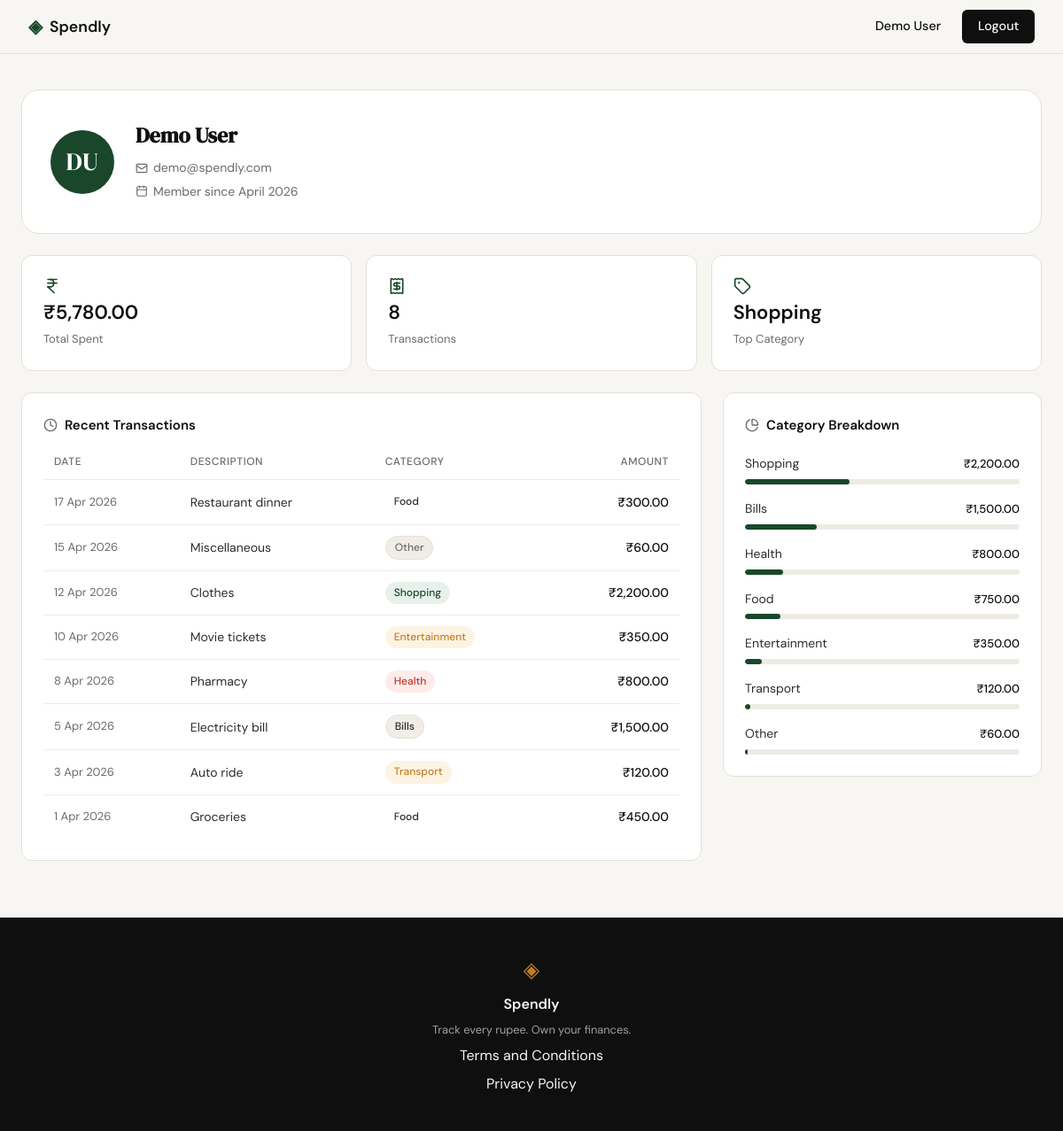
Screenshot of /profile (signed in) with the database file from the repository.
### tables this page shows
CREATE TABLE users (
            id            INTEGER PRIMARY KEY AUTOINCREMENT,
            name          TEXT    NOT NULL,
            email         TEXT    UNIQUE NOT NULL,
            password_hash TEXT    NOT NULL,
            created_at    TEXT    DEFAULT (datetime('now'))
        );

CREATE TABLE expenses (
            id          INTEGER PRIMARY KEY AUTOINCREMENT,
            user_id     INTEGER NOT NULL REFERENCES users(id),
            amount      REAL    NOT NULL,
            category    TEXT    NOT NULL,
            date        TEXT    NOT NULL,
            description TEXT,
            created_at  TEXT    DEFAULT (datetime('now'))
        );

### app.py (the view)
@app.route("/profile")
def profile():
    if "user_id" not in session:
        return redirect(url_for("login"))
    uid = session["user_id"]
    user = get_user_by_id(uid)
    stats = get_summary_stats(uid)
    transactions = get_recent_transactions(uid)
    categories = get_category_breakdown(uid)
    return render_template("profile.html",
                           user=user, stats=stats,
                           transactions=transactions, categories=categories)

### database/db.py (called while the page is built)
def get_db():
    conn = sqlite3.connect(DB_PATH)
    conn.row_factory = sqlite3.Row
    conn.execute("PRAGMA foreign_keys = ON")
    return conn

### database/queries.py (called while the page is built)
def get_user_by_id(user_id):
    db = get_db()
    try:
        row = db.execute(
            "SELECT name, email, created_at FROM users WHERE id = ?",
            (user_id,),
        ).fetchone()
        if row is None:
            return None
        created_at = datetime.strptime(row["created_at"], "%Y-%m-%d %H:%M:%S")
        words = row["name"].split()
        initials = "".join(w[0].upper() for w in words if w)[:2]
        return {
            "name": row["name"],
            "email": row["email"],
            "member_since": created_at.strftime("%B %Y"),
            "initials": initials,
        }
    finally:
        db.close()

def get_recent_transactions(user_id, limit=10):
    db = get_db()
    try:
        rows = db.execute(
            "SELECT date, description, category, amount "
            "FROM expenses WHERE user_id = ? "
            "ORDER BY date DESC LIMIT ?",
            (user_id, limit),
        ).fetchall()
        result = []
        for row in rows:
            parsed = datetime.strptime(row["date"], "%Y-%m-%d")
            formatted_date = "{} {} {}".format(
                parsed.day, parsed.strftime("%b"), parsed.strftime("%Y")
            )
            result.append({
                "date": formatted_date,
                "description": row["description"],
                "category": row["category"],
                "amount": "₹{:,.2f}".format(row["amount"]),
            })
        return result
    finally:
        db.close()

def get_category_breakdown(user_id):
    db = get_db()
    try:
        rows = db.execute(
            "SELECT category, SUM(amount) AS total "
            "FROM expenses WHERE user_id = ? "
            "GROUP BY category ORDER BY total DESC",
            (user_id,),
        ).fetchall()
        if not rows:
            return []
        grand_total = sum(r["total"] for r in rows)
        if grand_total == 0:
            return []
        result = [
            {
                "name": r["category"],
                "amount": "₹{:,.2f}".format(r["total"]),
                "percent": round(r["total"] / grand_total * 100),
            }
            for r in rows
        ]
        remainder = 100 - sum(item["percent"] for item in result)
        if remainder != 0:
            result[0]["percent"] += remainder
        return result
    finally:
        db.close()

### templates/profile.html (shortened to what this page needs)
{% extends "base.html" %}
{% block head %}
<link rel="stylesheet" href="{{ url_for('static', filename='css/profile.css') }}">
{% endblock %}
{% block content %}
<div class="profile-page">
    <div class="profile-header">
        <div class="profile-avatar">{{ user.initials }}</div>
        <div class="profile-meta">
            <h1 class="profile-name">{{ user.name }}</h1>
            <p class="profile-email"><i data-lucide="mail"></i> {{ user.email }}</p>
            <p class="profile-since"><i data-lucide="calendar"></i> Member since {{ user.member_since }}</p>
        </div>
    </div>
    <div class="profile-stats">
        <div class="stat-card">
            <i data-lucide="indian-rupee"></i>
            <span class="stat-value">{{ stats.total_spent }}</span>
            <span class="stat-label">Total Spent</span>
        </div>
        <div class="stat-card">
            <i data-lucide="receipt"></i>
            <span class="stat-value">{{ stats.transaction_count }}</span>
            <span class="stat-label">Transactions</span>
        </div>
        <div class="stat-card">
            <i data-lucide="tag"></i>
            <span class="stat-value">{{ stats.top_category }}</span>
            <span class="stat-label">Top Category</span>
        </div>
    </div>
    <div class="profile-body">
        <section class="profile-section">
            <h2 class="section-title"><i data-lucide="clock"></i> Recent Transactions</h2>
            <div class="table-wrap">
                <table class="tx-table">
                    <thead>
                        <tr>
                            <th>Date</th>
                            <th>Description</th>
                            <th>Category</th>
                            <th class="num">Amount</th>
                        </tr>
                    </thead>
                    <tbody>
                        {% for tx in transactions %}
                        <tr>
                            <td class="tx-date">{{ tx.date }}</td>
                            <td>{{ tx.description }}</td>
                            <td>
                                <span class="badge badge--{{ tx.category | lower | replace(' & ', '-') | replace(' ', '-') }}">
                                    {{ tx.category }}
                                </span>
                            </td>
                            <td class="tx-amount num">{{ tx.amount }}</td>
                        </tr>
                        {% endfor %}
                    </tbody>
                </table>
            </div>
        </section>
        <section class="profile-section">
            <h2 class="section-title"><i data-lucide="pie-chart"></i> Category Breakdown</h2>
            <div class="cat-list">
                {% for cat in categories %}
                <div class="cat-row">
                    <div class="cat-row-header">
                        <span class="cat-name">{{ cat.name }}</span>
                        <span class="cat-amount">{{ cat.amount }}</span>
                    </div>
                    <div class="cat-bar-track">
                        <div class="cat-bar-fill" style="width: {{ cat.percent }}%"></div>
                    </div>
                </div>
                {% endfor %}
            </div>
        </section>
    </div>
</div>
{% endblock %}

### templates/base.html (shortened to what this page needs)
<!DOCTYPE html>
<html lang="en">
<head>
    <link rel="stylesheet" href="{{ url_for('static', filename='css/style.css') }}">
    {% block head %}{% endblock %}
</head>
<body>
    <nav class="navbar">
        <div class="nav-inner">
            <a href="{{ url_for('landing') }}" class="nav-brand">
                <span class="brand-icon">◈</span>
                <span class="brand-name">Spendly</span>
            </a>
            <div class="nav-links">
                {% if session.get("user_id") %}
                    <span class="nav-username">{{ session["user_name"] }}</span>
                    <a href="{{ url_for('logout') }}" class="nav-cta">Logout</a>
                {% else %}
                    <a href="{{ url_for('login') }}">Sign in</a>
                    <a href="{{ url_for('register') }}" class="nav-cta">Get started</a>
                {% endif %}
            </div>
        </div>
    </nav>
    <main class="main-content">
        {% block content %}{% endblock %}
    </main>
    <footer class="footer">
        <div class="footer-inner">
            <span class="brand-icon">◈</span>
            <span class="footer-name">Spendly</span>
            <p class="footer-copy">Track every rupee. Own your finances.</p>
            <a href="{{ url_for('terms') }}">Terms and Conditions</a>
            <a href="{{ url_for('privacy') }}">Privacy Policy</a>
        </div>
    </footer>
</body>
</html>

### static/css/style.css (style rules this page uses)
:root { --ink: #0f0f0f; --ink-soft: #2d2d2d; --ink-muted: #6b6b6b; --ink-faint: #a0a0a0; --paper: #f7f6f3; --paper-warm: #f0ede6; --paper-card: #ffffff; --accent: #1a472a; --accent-light: #e8f0eb; --accent-2: #c17f24; --accent-2-light: #fdf3e3; --danger: #c0392b; --danger-light: #fdecea; --border: #e4e1da; --border-soft: #eeebe4; --font-display: 'DM Serif Display', Georgia, serif; --font-body: 'DM Sans', system-ui, sans-serif; --max-width: 1200px; --auth-width: 440px; --radius-sm: 6px; --radius-md: 12px; --radius-lg: 20px; }
*, *::before, *::after { box-sizing: border-box; margin: 0; padding: 0; }
html { font-size: 16px; scroll-behavior: smooth; }
body { background: var(--paper); color: var(--ink); font-family: var(--font-body); font-size: 1rem; line-height: 1.6; -webkit-font-smoothing: antialiased; }
a { color: inherit; text-decoration: none; }
.navbar { position: sticky; top: 0; z-index: 100; background: var(--paper); border-bottom: 1px solid var(--border); padding: 0 2rem; }
.nav-inner { max-width: var(--max-width); margin: 0 auto; height: 60px; display: flex; align-items: center; justify-content: space-between; }
.nav-brand { display: flex; align-items: center; gap: 0.5rem; font-family: var(--font-body); font-weight: 600; font-size: 1.1rem; color: var(--ink); }
.brand-icon { color: var(--accent); font-size: 1.3rem; }
.brand-name { color: var(--ink); }
.nav-links { display: flex; align-items: center; gap: 1.5rem; font-size: 0.9rem; font-weight: 500; }
.nav-links a { color: var(--ink-muted); transition: color 0.2s; }
.nav-cta { background: var(--ink) !important; color: var(--paper) !important; padding: 0.45rem 1.1rem; border-radius: var(--radius-sm); transition: background 0.2s !important; }
.main-content { min-height: calc(100vh - 60px - 100px); }
.footer { background: var(--ink); color: var(--paper); padding: 2.5rem 2rem; text-align: center; }
.footer-inner { display: flex; flex-direction: column; align-items: center; gap: 0.4rem; }
.footer .brand-icon { color: var(--accent-2); font-size: 1.5rem; }
.footer-name { font-weight: 600; font-size: 1rem; }
.footer-copy { font-size: 0.8rem; color: var(--ink-faint); }

### rows the page displays
users: user_name "Demo User", name "Demo User", email "demo@spendly.com"
expenses: top_category "Shopping", date "12 Apr 2026", description "Clothes", category "Shopping", amount "₹2,200.00"
expenses: date "17 Apr 2026", description "Restaurant dinner", category "Food", amount "₹300.00"
expenses: date "15 Apr 2026", description "Miscellaneous", category "Other", amount "₹60.00"
expenses: date "10 Apr 2026", description "Movie tickets", category "Entertainment", amount "₹350.00"
expenses: date "8 Apr 2026", description "Pharmacy", category "Health", amount "₹800.00"
expenses: date "5 Apr 2026", description "Electricity bill", category "Bills", amount "₹1,500.00"
expenses: date "3 Apr 2026", description "Auto ride", category "Transport", amount "₹120.00"
expenses: date "1 Apr 2026", description "Groceries", category "Food", amount "₹450.00"

### other values shown
{{ user.initials }} "DU"
{{ user.member_since }} "April 2026"
{{ stats.total_spent }} "₹5,780.00"
{{ stats.transaction_count }} "8"
{{ cat.name }} "Shopping" "Bills" "Health" "Food" "Entertainment" "Transport" "Other"
{{ cat.amount }} "₹2,200.00" "₹1,500.00" "₹800.00" "₹750.00" "₹350.00" "₹120.00" "₹60.00"
